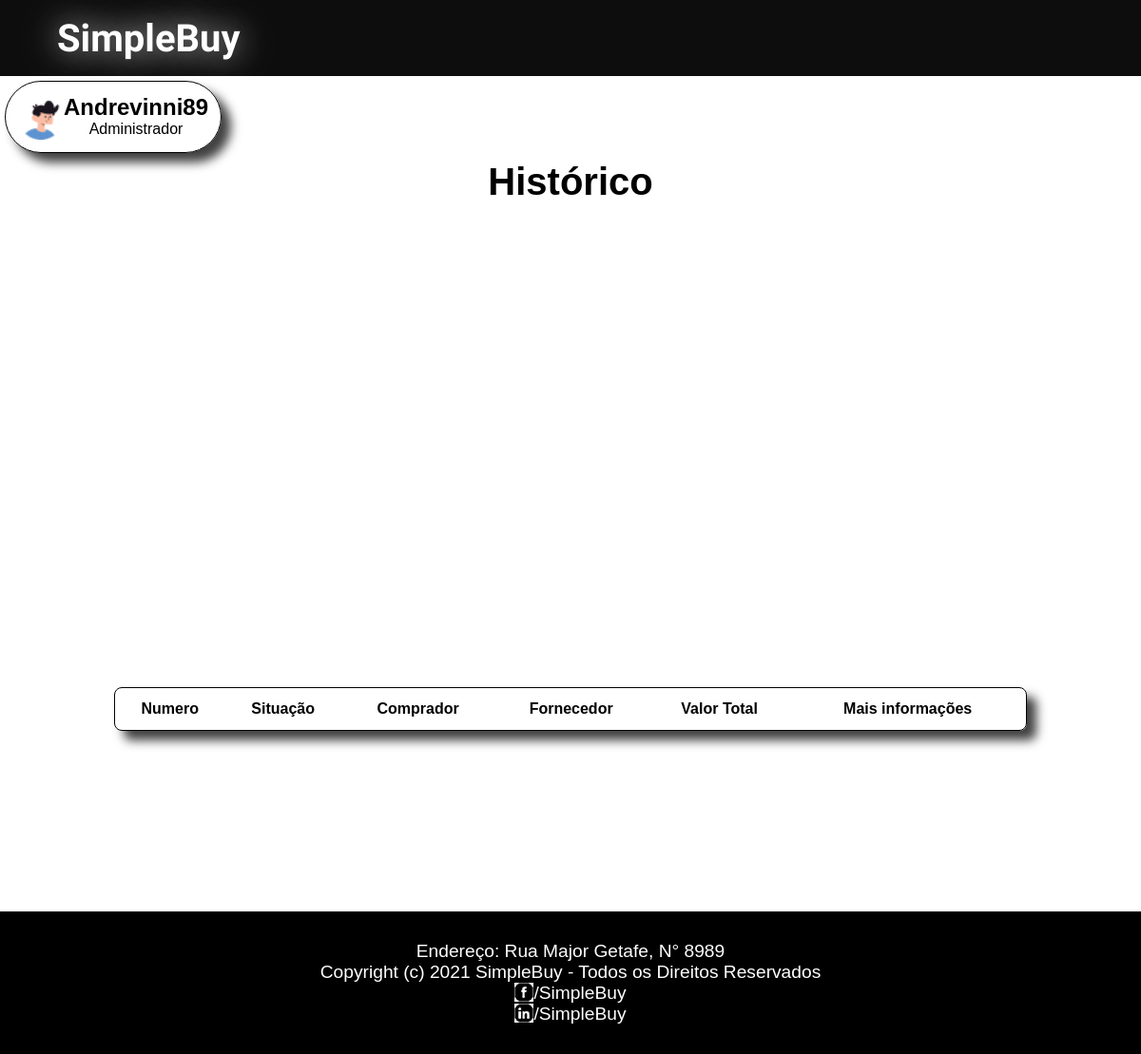
/inicio-administrador/Andrevinni89/historico-compras, run on an earlier commit of the app's database.
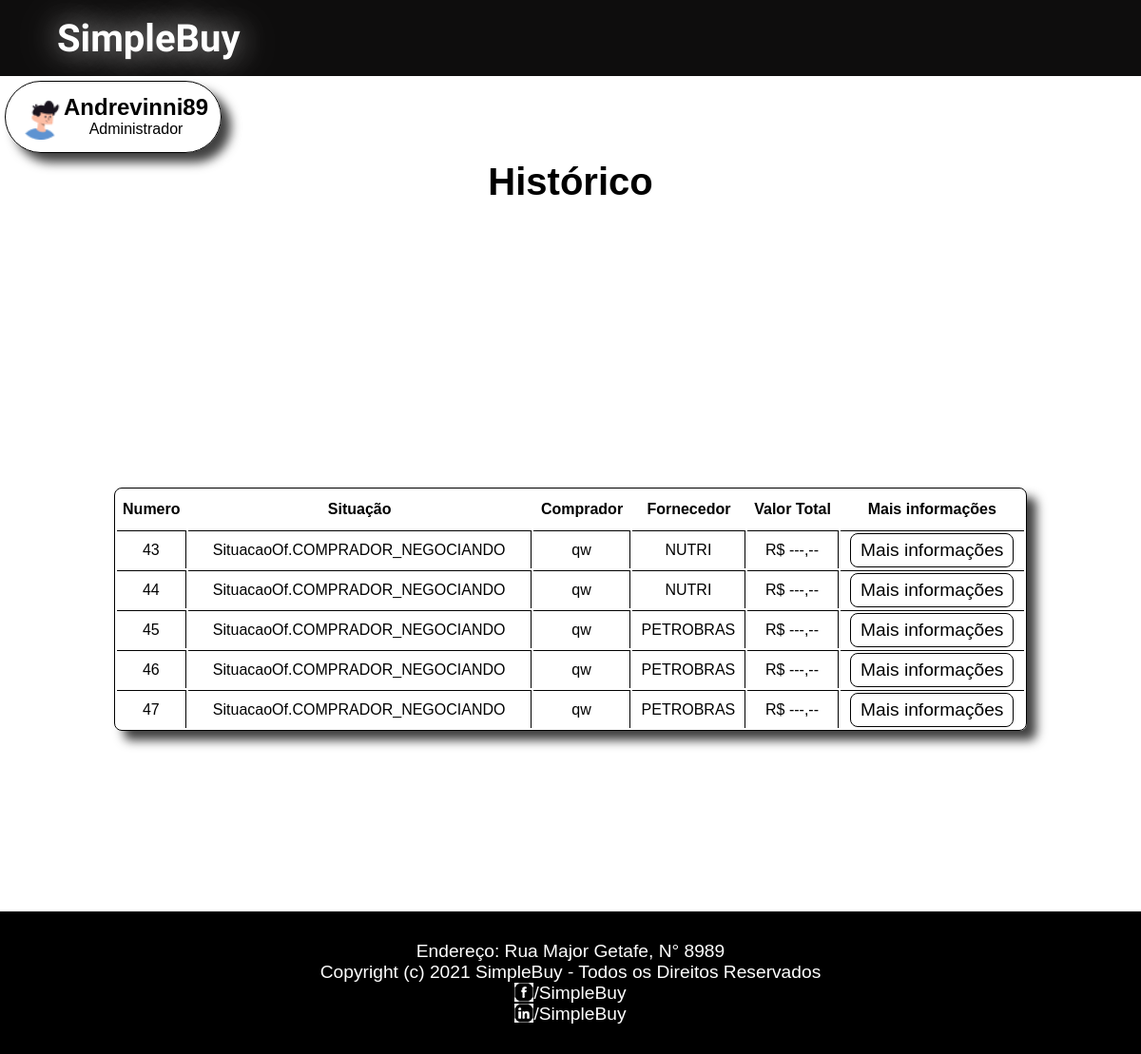
And on a later commit of the database.
### SimpleBuy/models.py (models this page shows)
class OrdemFornecimento(models.Model):
        fornecedor = models.ForeignKey(Fornecedor, on_delete=models.CASCADE)
        contratante = models.ForeignKey(EmpresaCompradora, on_delete=models.CASCADE)
        comprador = models.ForeignKey(Comprador, on_delete=models.CASCADE)
        situacao = models.CharField(max_length=200, default=SituacaoOf.COMPRADOR_NEGOCIANDO.value)

class Comprador(models.Model):
    nomeUsuario = models.CharField(max_length=200)
    senha = models.CharField(max_length=200)
    nome = models.CharField(max_length=200)
    email = models.CharField(max_length=200)
    telefone = models.CharField(max_length=200)
    empresa = models.ForeignKey(EmpresaCompradora, on_delete=models.CASCADE)
    def __str__(self):
        return self.nomeUsuario

class Fornecedor(models.Model):
    nome = models.CharField(max_length=200, unique=True)
    cnpj = models.CharField(max_length=200, unique=True)
    email = models.CharField(max_length=500, null=True)
    endereco = models.OneToOneField(Endereco, on_delete=models.CASCADE)
    telefone = models.CharField(max_length=200)
    classe = models.ForeignKey(Classe, on_delete=models.CASCADE, null=True)
    def __str__(self):
        return self.nome

### SimpleBuy/views.py (the view)
# urls.py: path('inicio-administrador/<str:nomeUsuario>/historico-compras', views.historico_compras, name='historico_compras'),
def historico_compras(request, nomeUsuario):
    dao = GenericDao()
    dao_itens_of = DaoItemOf()
    try:
        comprador = dao.get_by_username(Comprador, nomeUsuario)
        user = comprador
    except:
        comprador = False
        administrador = dao.get_by_username(Administrador, nomeUsuario)
        user = administrador
    ofs = dao.selectAll(OrdemFornecimento)
    context = {
        "user": user,
        "ofs": ofs
    }
    return render(request, 'SimpleBuy/historico-compras.html', context)

### SimpleBuy/dao/GenericDao.py (called while the page is built)
    def selectAll(self, Model):
        list = []
        for i in Model.objects.all():
            list.append(i)
        return list

    def get_by_username(self, Model, username):
        try:
            model = Model.objects.get(nomeUsuario=username)
        except:
            raise
        return model

### SimpleBuy/templates/SimpleBuy/historico-compras.html (shortened to what this page needs)
{% load static %}
<!DOCTYPE html>
<html lang="pt-br">
<head>
    <link rel="stylesheet" href="{% static 'style/inicio.css' %}">
    <link rel="stylesheet" href="{% static 'style/historico.css' %}">
</head>
<body>
    <div class="box">
    <header>
        <div class="container-header">
            <h1 class="tittle-header"><a id="logo" href="index.html"> SimpleBuy</a></h1>
        </div>
    </header>
            {% if user.plano > 0 %}
            <a href="/inicio-administrador/{{user.nomeUsuario}}/" class="profile-link">
                <div class="profile">
                    <img src="{% static 'img/user-image.png' %}" alt="">
                    <div class="img-name">
                        <h2>{{user.nomeUsuario}}</h2>
                        <span>Administrador</span>
                    </div>
                </div>
            </a>
        {% endif %}
        <div class="content-historico">
            <h1>Histórico</h1>
            <table>
                <tr>
                    <th>Numero</th>
                    <th>Situação</th>
                    <th >Comprador</th>
                    <th >Fornecedor</th>
                    <th>Valor Total</th>
                    <th>Mais informações</th>
                </tr>
                {% for of in ofs %}
                    <tr>
                        <td>{{of.id}}</td>
                        <td>{{of.situacao}}</td>
                        <td >{{of.comprador}}</td>
                        <td >{{of.fornecedor}}</td>
                        <td>R$ ---,--</td>
                        <td class="last"><a href="info-of/{{of.id}}"><button class="generic-button">Mais informações</button></a></td>
                    </tr>
                {% endfor %}
            </table>
        </div>
    <footer>
        <p>Endereço: Rua Major Getafe, N° 8989</p>
        <p>Copyright (c) 2021 SimpleBuy - Todos os Direitos Reservados</p>
        <div class="rede">
            <img src="{% static 'img/icone-facebook.png' %}" alt="">
            <p><a href="https://facebook/SimpleBuy">/SimpleBuy</a></p>
        </div>
        <div class="rede">
            <img src="{% static 'img/icone-linkedin.png' %}" alt="">
            <p><a href="https://linkedin/SimpleBuy">/SimpleBuy</a></p>
        </div>
    </footer>
</div>
</body>
</html>

What changed in the data, as far as the page shows it:
added OrdemFornecimento: id "43", situacao "SituacaoOf.COMPRADOR_NEGOCIANDO", comprador "qw", fornecedor "NUTRI"
added OrdemFornecimento: id "44", situacao "SituacaoOf.COMPRADOR_NEGOCIANDO", comprador "qw", fornecedor "NUTRI"
added OrdemFornecimento: id "45", situacao "SituacaoOf.COMPRADOR_NEGOCIANDO", comprador "qw", fornecedor "PETROBRAS"
added OrdemFornecimento: id "46", situacao "SituacaoOf.COMPRADOR_NEGOCIANDO", comprador "qw", fornecedor "PETROBRAS"
added OrdemFornecimento: id "47", situacao "SituacaoOf.COMPRADOR_NEGOCIANDO", comprador "qw", fornecedor "PETROBRAS"
